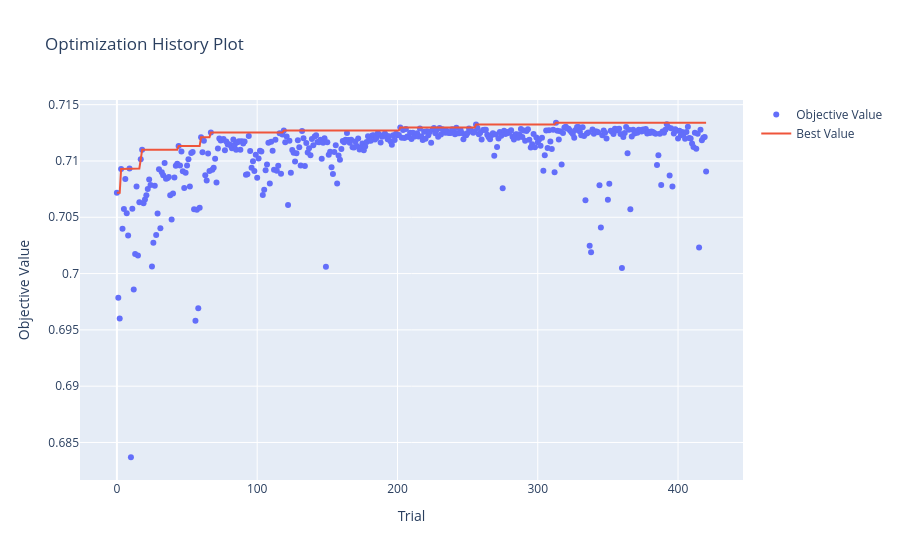
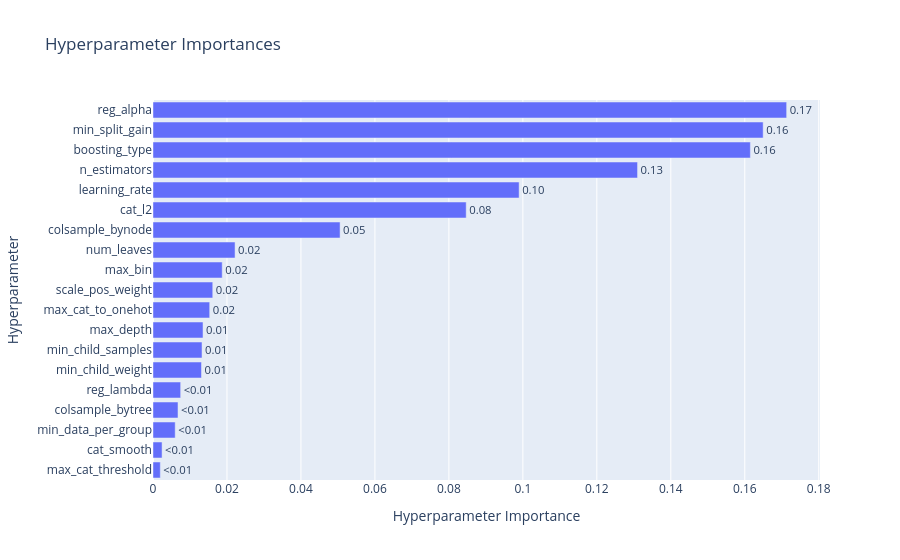

Notebook source saved alongside these figures, in order:
### Markdown cell above
### 100k

### Code cell
import optuna
import numpy as np
import warnings
from lightgbm import LGBMClassifier
from sklearn.metrics import roc_auc_score
from sklearn.model_selection import TimeSeriesSplit
from optuna.visualization import (
    plot_optimization_history, 
    plot_param_importances, 
    plot_parallel_coordinate
)
from optuna.samplers import TPESampler
import lightgbm as lgb

# Parameter tuning settings

timeout_seconds = 60*60*3
no_improvement_trials = 100

# Split the 100k dataset to evaluate on holdout after tuning

X_tuning = train_100k_X.head(80000)
y_tuning = train_100k_y_cat.head(80000)
X_val_holdout = train_100k_X.tail(20000)
y_val_holdout = train_100k_y_cat.tail(20000)

def objective_lgbm(trial):
    params = {
        "boosting_type": trial.suggest_categorical("boosting_type", ["gbdt", "goss"]), # Type of boosting algorithm - not using "dart" to save time and "dart" did not deliver significantly better results
        "num_leaves": trial.suggest_int("num_leaves", 5, 512), # Max leaves per tree
        "max_depth": trial.suggest_int("max_depth", -1, 20), # Max tree depth
        "learning_rate": trial.suggest_float("learning_rate", 0.005, 0.2, log=True), # Step size
        "objective": "binary", # Binary classification objective
        "metric": "auc", # Evaluation metric
        "scale_pos_weight": trial.suggest_float("scale_pos_weight", 2, 10), # Class balancing weight for imbalanced target
        "min_split_gain": trial.suggest_float("min_split_gain", 0, 30.0), # Min loss reduction required to make a split
        "min_child_weight": trial.suggest_float("min_child_weight", 1e-5, 10.0, log=True), # Min sum of instance weight needed in a child node
        "min_child_samples": trial.suggest_int("min_child_samples", 10, 500), # Min data in one leaf
        "colsample_bytree": trial.suggest_float("colsample_bytree", 0.2, 1.0), # % of features used per tree
        "reg_alpha": trial.suggest_float("reg_alpha", 1e-8, 100.0, log=True), # L1 regularization
        "reg_lambda": trial.suggest_float("reg_lambda", 1e-8, 100.0, log=True), # L2 regularization
        "random_state": 42, # Fixed seed for reproducibility
        "n_jobs": 1, # Use single thread to avoid issues with parallelism in Optuna
        "verbose": -1, # Suppress LightGBM output
        "colsample_bynode": trial.suggest_float("colsample_bynode", 0.2, 1.0), # % of features used per node
        "min_data_per_group": trial.suggest_int("min_data_per_group", 1, 1000), # Min data per categorical group
        "max_cat_threshold": trial.suggest_int("max_cat_threshold", 1, 1000), # Max splits for categories
        "cat_l2": trial.suggest_float("cat_l2", 1e-8, 100.0, log=True), # L2 regularization for categorical splits
        "cat_smooth": trial.suggest_float("cat_smooth", 1e-8, 100.0, log=True), # Smoothing for categorical splits
        "max_cat_to_onehot": trial.suggest_int("max_cat_to_onehot", 1, 51), # Threshold for one-hot encoding
        "max_bin": trial.suggest_int("max_bin", 63, 511), # Max bins for features
        "n_estimators": trial.suggest_int("n_estimators", 100, 1000) # Number of boosting rounds
    }
    
    if params["boosting_type"] == "goss": # Gradient-based One-Side Sampling (GOSS)
        params["subsample"] = 1.0 # LightGBM requirement for GOSS
        params["top_rate"] = trial.suggest_float("top_rate", 0.05, 0.8) # Fraction of large gradients to retain
        params["other_rate"] = trial.suggest_float("other_rate", 0.05, 1.0 - params["top_rate"]) # Fraction of small gradients to retain
    else:
        params["subsample"] = trial.suggest_float("subsample", 0.1, 1.0) # Row subsampling
        params["subsample_freq"] = trial.suggest_int("subsample_freq", 1, 10) # Frequency of subsampling
    
    tscv = TimeSeriesSplit(n_splits=5) # TimeSeriesSplit to respect temporal order of data 5 splits for 5-fold CV
    cv_scores = []
    
    for train_idx, val_idx in tscv.split(X_tuning): # 5-fold CV cycle
        X_tr, X_val = X_tuning.iloc[train_idx], X_tuning.iloc[val_idx]
        y_tr, y_val = y_tuning.iloc[train_idx], y_tuning.iloc[val_idx]
        
        model = LGBMClassifier(**params)
        
        with warnings.catch_warnings():
            warnings.simplefilter("ignore")
            model.fit(
                X_tr, 
                y_tr
            )
        
        preds = model.predict_proba(X_val)[:, 1]
        cv_scores.append(roc_auc_score(y_val, preds))
        
    return np.mean(cv_scores)

def stop_optuna(study, trial): # Custom callback to stop optimization if no improvement in best AUC for a certain number of trials
    if study.best_trial.number + no_improvement_trials <= trial.number:
        print(f"\n[Early Stop] No improvement in {no_improvement_trials} trials. Stopping optimization.")
        study.stop()

study_lgbm = optuna.create_study(direction="maximize", sampler=TPESampler(seed=42))
study_lgbm.optimize(objective_lgbm, timeout=timeout_seconds, n_jobs=-1, callbacks=[stop_optuna])

print("\n" + "="*40)
print(f"BEST AUC: {study_lgbm.best_value:.4f}")
print("BEST PARAMETERS:")

print("best_params = {")
for k, v in study_lgbm.best_params.items():
    if isinstance(v, str):
        print(f'    "{k}": "{v}",')
    else:
        print(f'    "{k}": {v},')
print("}")

print("\n--- PARAMETER IMPORTANCE ---")
importances = optuna.importance.get_param_importances(study_lgbm)
for param, importance in importances.items():
    print(f"  {param:20}: {importance:.4f}")
print("="*40)


fig1 = plot_optimization_history(study_lgbm)
fig1.show()
    
fig2 = plot_param_importances(study_lgbm)
fig2.show()
    
fig3 = plot_parallel_coordinate(
    study_lgbm, 
    params=[
        "boosting_type",
        "num_leaves",
        "max_depth",
        "learning_rate",
        "scale_pos_weight",
        "min_split_gain",
        "min_child_weight",
        "min_child_samples",
        "colsample_bytree",
        "reg_alpha",
        "reg_lambda",
        "colsample_bynode",
        "min_data_per_group",
        "max_cat_threshold",
        "cat_l2",
        "cat_smooth",
        "max_cat_to_onehot",
        "max_bin",
        "n_estimators",
    ]
) 
fig3.show()
    
fig1.write_html("hyperparameter_tuning/LightGBM/Classification/optuna_lgbm_100k_history.html")
fig2.write_html("hyperparameter_tuning/LightGBM/Classification/optuna_lgbm_100k_importance.html")
fig3.write_html("hyperparameter_tuning/LightGBM/Classification/optuna_lgbm_100k_parallel.html")

### Figure 1 — Plotly figure (JSON) as saved in the notebook; plotly's stock layout.template omitted (floating-point values rounded to 4 significant figures; data arrays with more than 128 entries replaced by an {"elided": "..."} marker saying what was removed)
{"data": [{"mode": "markers", "name": "Objective Value", "type": "scatter", "x": {"elided": "421 int values"}, "y": {"elided": "421 float values"}}, {"mode": "lines", "name": "Best Value", "type": "scatter", "x": {"elided": "421 int values"}, "y": {"elided": "421 float values"}}, {"marker": {"color": "#cccccc"}, "mode": "markers", "name": "Infeasible Trial", "showlegend": false, "type": "scatter", "x": [], "y": []}], "layout": {"title": {"text": "Optimization History Plot"}, "xaxis": {"title": {"text": "Trial"}}, "yaxis": {"title": {"text": "Objective Value"}}}}

### Figure 2 — Plotly figure (JSON) as saved in the notebook; plotly's stock layout.template omitted (floating-point values rounded to 4 significant figures)
{"data": [{"cliponaxis": false, "hovertemplate": ["max_cat_threshold (IntDistribution): 0.001976518278769996<extra></extra>", "cat_smooth (FloatDistribution): 0.0024509591970374917<extra></extra>", "min_data_per_group (IntDistribution): 0.005998257884837839<extra></extra>", "colsample_bytree (FloatDistribution): 0.006756845781189323<extra></extra>", "reg_lambda (FloatDistribution): 0.007479240037222111<extra></extra>", "min_child_weight (FloatDistribution): 0.013110146044304475<extra></extra>", "min_child_samples (IntDistribution): 0.013256153999543085<extra></extra>", "max_depth (IntDistribution): 0.013525568774647804<extra></extra>", "max_cat_to_onehot (IntDistribution): 0.01532703853283158<extra></extra>", "scale_pos_weight (FloatDistribution): 0.01615470368446668<extra></extra>", "max_bin (IntDistribution): 0.018711280135064713<extra></extra>", "num_leaves (IntDistribution): 0.022185901201980062<extra></extra>", "colsample_bynode (FloatDistribution): 0.050583208106709916<extra></extra>", "cat_l2 (FloatDistribution): 0.08468097956099103<extra></extra>", "learning_rate (FloatDistribution): 0.09899212884550422<extra></extra>", "n_estimators (IntDistribution): 0.1310092358090604<extra></extra>", "boosting_type (CategoricalDistribution): 0.16151062274055888<extra></extra>", "min_split_gain (FloatDistribution): 0.16497065120326956<extra></extra>", "reg_alpha (FloatDistribution): 0.17132056018201053<extra></extra>"], "name": "Objective Value", "orientation": "h", "text": ["<0.01", "<0.01", "<0.01", "<0.01", "<0.01", "0.01", "0.01", "0.01", "0.02", "0.02", "0.02", "0.02", "0.05", "0.08", "0.10", "0.13", "0.16", "0.16", "0.17"], "textposition": "outside", "type": "bar", "x": [0.001977, 0.002451, 0.005998, 0.006757, 0.007479, 0.01311, 0.01326, 0.01353, 0.01533, 0.01615, 0.01871, 0.02219, 0.05058, 0.08468, 0.09899, 0.131, 0.1615, 0.165, 0.1713], "y": ["max_cat_threshold", "cat_smooth", "min_data_per_group", "colsample_bytree", "reg_lambda", "min_child_weight", "min_child_samples", "max_depth", "max_cat_to_onehot", "scale_pos_weight", "max_bin", "num_leaves", "colsample_bynode", "cat_l2", "learning_rate", "n_estimators", "boosting_type", "min_split_gain", "reg_alpha"]}], "layout": {"title": {"text": "Hyperparameter Importances"}, "xaxis": {"title": {"text": "Hyperparameter Importance"}}, "yaxis": {"title": {"text": "Hyperparameter"}}}}
